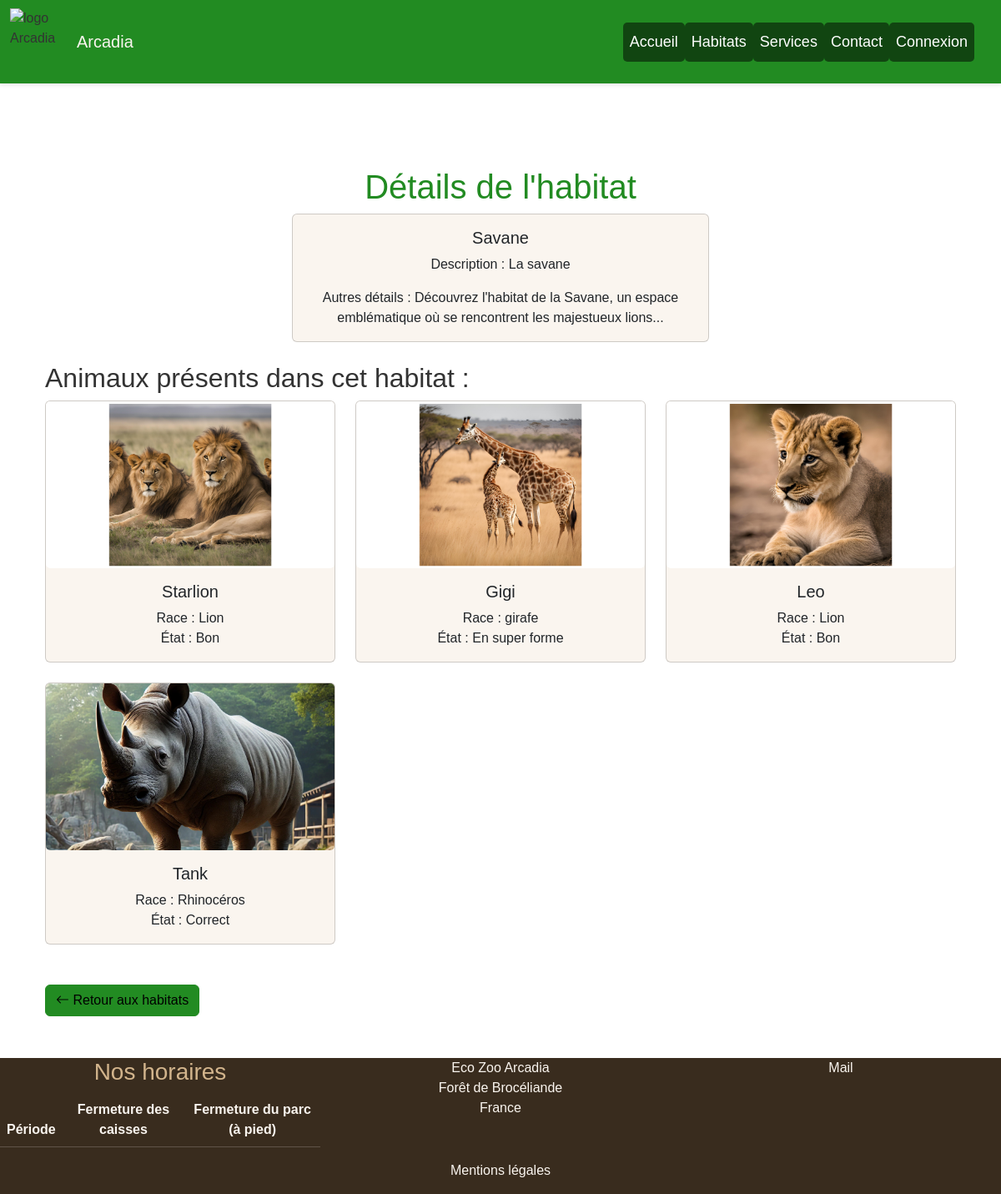
Page /habitats/show/1 on the committed database.
### tables this page shows
CREATE TABLE `habitat` (
  `habitat_id` INT(11) NOT NULL AUTO_INCREMENT,
  `nom` VARCHAR(50) DEFAULT NULL,
  `description` VARCHAR(255) DEFAULT NULL,
  `commentaire_habitat` TEXT DEFAULT NULL,
  `nom_image` VARCHAR(255) DEFAULT NULL,
  PRIMARY KEY (`habitat_id`)
);

CREATE TABLE `animal` (
  `animal_id` INT(11) NOT NULL AUTO_INCREMENT,
  `prenom` VARCHAR(50) DEFAULT NULL,
  `etat` VARCHAR(50) DEFAULT NULL,
  `race` VARCHAR(50) DEFAULT NULL,
  `image_animal` VARCHAR(50) DEFAULT NULL,
  `habitat` INT(11) DEFAULT NULL,
  PRIMARY KEY (`animal_id`)
);

### src/Routing/Router.php (called while the page is built, shortened)
<?php
class Router
{
    private string $controllerName = "App\\Controller\\";
    private ?string $method;
    private ?string $parameter = null;
    public function __construct(private $requestMethod, string $uri)
    {
        $uri = parse_url($uri, PHP_URL_PATH);
        $uri = trim($uri, '/');
        if (strpos($uri, 'ZooArcadia/') === 0) {
            $uri = substr($uri, strlen('ZooArcadia/') );
        }
        $uriExplode = explode('/', $uri);
        $uriLength = count($uriExplode);
        if (is_numeric(end($uriExplode))) {
            $this->parameter = array_pop($uriExplode);
        }
        $this->method = array_pop($uriExplode) ?: 'index';
        $uriLength = count($uriExplode);
        $counter = 1;
        foreach ($uriExplode as $uriPart) {
            $separator = ($counter === $uriLength) ? '' : '\\';
            $this->controllerName .= ucfirst($uriPart) . $separator;
            $counter++;
        }
    }
    public function doAction(): array|string
    {
        $controllerName = $this->controllerName;
        $method = $this->method;
        $controller = new $controllerName();
        $data = null;
        $result = $this->parameter !== null
            ? $controller->$method($this->parameter, $data)
            : $controller->$method($data);
        return is_array($result) ? $result : (string) $result;
    }
}

### src/Database/Dbutils.php (called while the page is built, shortened)
<?php
class Dbutils
{
    static ?PDO $pdo = null;
    public static function getPdo(): PDO
    {
        if (self::$pdo !==null) {
            return self::$pdo;
        }
        self::$pdo = new PDO(self::DSN, self::USER, self::PASSWORD);
        return self::$pdo;
    }
}

### src/Controller/Habitats.php (called while the page is built, shortened)
<?php
class Habitats
{
    public function show(int $id): array
    {
        try {
            $query = Dbutils::getPdo()->prepare('SELECT * FROM habitat WHERE habitat_id = :id');
            $query->bindParam(':id', $id, PDO::PARAM_INT);
            $query->execute();
            $habitat = $query->fetch(PDO::FETCH_ASSOC);
            $query = Dbutils::getPdo()->prepare('
                SELECT animal_id, prenom, race, etat
                FROM animal
                WHERE habitat = :id
            ');
            $query->bindParam(':id', $id, PDO::PARAM_INT);
            $query->execute();
            $animaux = $query->fetchAll(PDO::FETCH_ASSOC);
            return [
                'template' => 'habitat_detail',
                'habitat' => $habitat,
                'animaux' => $animaux
            ];
        } catch (Exception $e) {
            return [
                'template' => 'error',
                'message' => 'Erreur lors de la récupération des détails de l\'habitat : ' . $e->getMessage()
            ];
        }
    }
}

### templates/habitat_detail.php (the view, shortened to what this page needs)
<div class="container mt-5">
    <h1 class="text-center">Détails de l'habitat</h1>
    <?php if (!empty($habitat)): ?>
        <div class="card mb-4">
            <div class="card-body">
                <h5 class="card-title"><?= htmlspecialchars($habitat['nom']) ?></h5>
                <p class="card-text">Description : <?= htmlspecialchars($habitat['description'] ?? 'Aucune description disponible') ?></p>
                <p class="card-text">Autres détails : <?= htmlspecialchars($habitat['commentaire_habitat'] ?? 'Non spécifié') ?></p>
            </div>
        </div>
        <div class="mt-4">
            <h2>Animaux présents dans cet habitat :</h2>
            <?php if (!empty($animaux)): ?>
                <div class="row">
                    <?php foreach ($animaux as $animal): ?>
                        <?php
                            $pdo = \App\Database\Dbutils::getPdo();
                            $stmt = $pdo->prepare('SELECT image_animal FROM animal WHERE animal_id = :id');
                            $stmt->bindParam(':id', $animal['animal_id'], PDO::PARAM_INT);
                            $stmt->execute();
                            $animalData = $stmt->fetch(PDO::FETCH_ASSOC);
                            $imagePath = "/ZooArcadia/photos/" . htmlspecialchars(basename($animalData['image_animal'] ?? ''));
                        ?>
                        <div class="col-md-4 mb-4">
                            <a href="/ZooArcadia/animals/show/<?= htmlspecialchars($animal['animal_id']) ?>?habitat_id=<?= htmlspecialchars($habitat['habitat_id']) ?>" style="text-decoration: none; color: inherit;">
                                <div class="card">
                                    <img
                                        src="<?= $imagePath ?>"
                                        class="card-img-top"
                                        alt="Image de <?= htmlspecialchars($animal['prenom']) ?>"
                                        style="height: 200px; object-fit: cover;"
                                    >
                                    <div class="card-body">
                                        <h5 class="card-title"><?= htmlspecialchars($animal['prenom']) ?></h5>
                                        <p class="card-text">
                                            Race : <?= htmlspecialchars($animal['race'] ?? 'Non spécifié') ?><br>
                                            État : <?= htmlspecialchars($animal['etat'] ?? 'Non spécifié') ?>
                                        </p>
                                    </div>
                                </div>
                            </a>
                        </div>
                    <?php endforeach; ?>
                </div>
            <?php else: ?>
                <p>Aucun animal n'est actuellement répertorié dans cet habitat.</p>
            <?php endif; ?>
        </div>
        <a href="/ZooArcadia/habitats/display" class="btn btn-primary mt-4">
            <i class="bi bi-arrow-left"></i> Retour aux habitats
        </a>
    <?php endif; ?>
</div>

### index.php (shortened to what this page needs)
<?php
$router = new Router($_SERVER['REQUEST_METHOD'], $_SERVER['REQUEST_URI']);
$router->get('ZooArcadia/habitats/display', ['App\\Controller\\Habitats', 'display']);
$router->get('ZooArcadia/employe', [\App\Controller\Employe::class, 'display']);
$router->get('ZooArcadia/nourrir', [\App\Controller\Employe::class, 'nourrir']);
$router->get('ZooArcadia/admin/creation_compte', [\App\Controller\Admin::class, 'creationCompte']);
$router->get('ZooArcadia/admin/gestion_animaux', [\App\Controller\Admin::class, 'gestionAnimaux']);
$router->get('ZooArcadia/admin/gestion_horaires', [\App\Controller\Admin::class, 'gestionHoraires']);
$router->post('ZooArcadia/admin/creer_compte', [\App\Controller\Admin::class, 'creerCompte']);
$data = $router->doAction();
if (is_array($data)) {
    $template = $data['template'] ?? 'default';
    $page = __DIR__ . '/templates/' . $template . '.php';
    if (file_exists(__DIR__ . '/templates/base_template.php')) {
        extract($data);
        require_once __DIR__ . '/templates/base_template.php';
    } else {
        echo "Erreur : le fichier de base du template est introuvable.";
    }
} else {
    echo "Erreur : format de réponse inattendu.";
}

### templates/base_template.php (shortened to what this page needs)
<!DOCTYPE html>
<html lang="en">
<head>
    <link rel="stylesheet" href="https://cdn.jsdelivr.net/npm/bootstrap@5.3.0-alpha3/dist/css/bootstrap.min.css">
    <link rel="stylesheet" href="../node_modules/bootstrap-icons/font/bootstrap-icons.css">
    <link rel="stylesheet" href="../node_modules/bootstrap-icons/font/bootstrap-icons.css">
    <link rel="stylesheet" href="/ZooArcadia/scss/main.css">
</head>
<body>
<header>
     <nav class="navbar navbar-expand-lg bg-primary navbar-dark" data-bs-theme="dark">
        <div class="container-fluid">
            <img src="/ZooArcadia/photos/logo zoo.png" width="80" height="80" alt="logo Arcadia">
            <a class="navbar-brand" href="#">Arcadia</a>
            <div class="collapse navbar-collapse" id="navbarSupportedContent">
                <ul class="navbar-nav ms-auto mb-2 mb-lg-0">
                    <li class="nav-item">
                        <a class="nav-link" href="/ZooArcadia/homepage/home">Accueil</a>
                    </li>
                    <li class="nav-item">
                        <a class="nav-link" href="/ZooArcadia/habitats/display">Habitats</a>
                    </li>
                    <li class="nav-item">
                        <a class="nav-link" href="/ZooArcadia/services">Services</a>
                    </li>
                    <li class="nav-item">
                        <a class="nav-link" href="/ZooArcadia/contact/display">Contact</a>
                    </li>
                    <?php if (isset($_SESSION['email'])): ?>
                        <li class="nav-item">
                        <a href="/ZooArcadia/modifier_mot_de_passe/display" class="nav-link">Modifier le mot de passe</a>
                        </li>
                        <?php if ($_SESSION['email']['role'] === 'Vétérinaire'): ?>
                            <li class="nav-item">
                                <a class="nav-link" href="/ZooArcadia/veterinaire/display">Espace vétérinaire</a>
                            </li>
                        <?php endif; ?>
                        <?php if ($_SESSION['email']['role'] === 'Admin'): ?>
                            <li class="nav-item">
                                <a class="nav-link" href="/ZooArcadia/admin/display">Espace administrateur</a>
                            </li>
                        <?php endif; ?>
                        <?php if ($_SESSION['email']['role'] === 'Employé'): ?>
                            <li class="nav-item">
                                <a class="nav-link" href="/ZooArcadia/employe/display">Espace employé</a>
                            </li>
                        <?php endif; ?>
                        <li class="nav-item">
                            <a class="nav-link" href="/ZooArcadia/logout">Déconnexion</a>
                        </li>
                    <?php else: ?>
                        <li class="nav-item">
                            <a class="nav-link" href="/ZooArcadia/connexion/display">Connexion</a>
                        </li>
                    <?php endif; ?>
                </ul>
            </div>
        </div>
     </nav>
</header>
<main class="container">
    <?php
        if (isset($page) && file_exists($page)) {
            require_once $page;
        } else {
            echo "Contenu de la page introuvable.";
        }
    ?>
</main>
<footer class="bg-dark text-white text-center footer">
    <div class="row">
        <div class="col-6 col-lg-4">
            <h3 class="text-secondary">Nos horaires</h3>
            <div id="horaires">
                <table class="table table-dark table-striped">
                    <thead>
                        <tr>
                            <th>Période</th>
                            <th>Fermeture des caisses</th>
                            <th>Fermeture du parc (à pied)</th>
                        </tr>
                    </thead>
                </table>
            </div>
        </div>
        <div class="col-6 col-lg-4">
            <p>Eco Zoo Arcadia<br/>
                Forêt de Brocéliande<br/>
                France
            </p>
        </div>
        <div class="col-6 col-lg-4">
            <p>Mail</p>
        </div>
        <div class="col-12">
            <p>Mentions légales</p>
        </div>
    </div>
</footer>
</body>
</html>

### rows in the picture
habitat: nom "Savane", description "La savane", commentaire_habitat "Découvrez l'habitat de la Savane, un espace emblématique où se rencontrent les majestueux lions..."
animal: image_animal (picture), prenom "Starlion", race "Lion", etat "Bon"
animal: image_animal (picture), prenom "Gigi", race "girafe", etat "En super forme"
animal: image_animal (picture), prenom "Leo", race "Lion", etat "Bon"
animal: image_animal (picture), prenom "Tank", race "Rhinocéros", etat "Correct"
